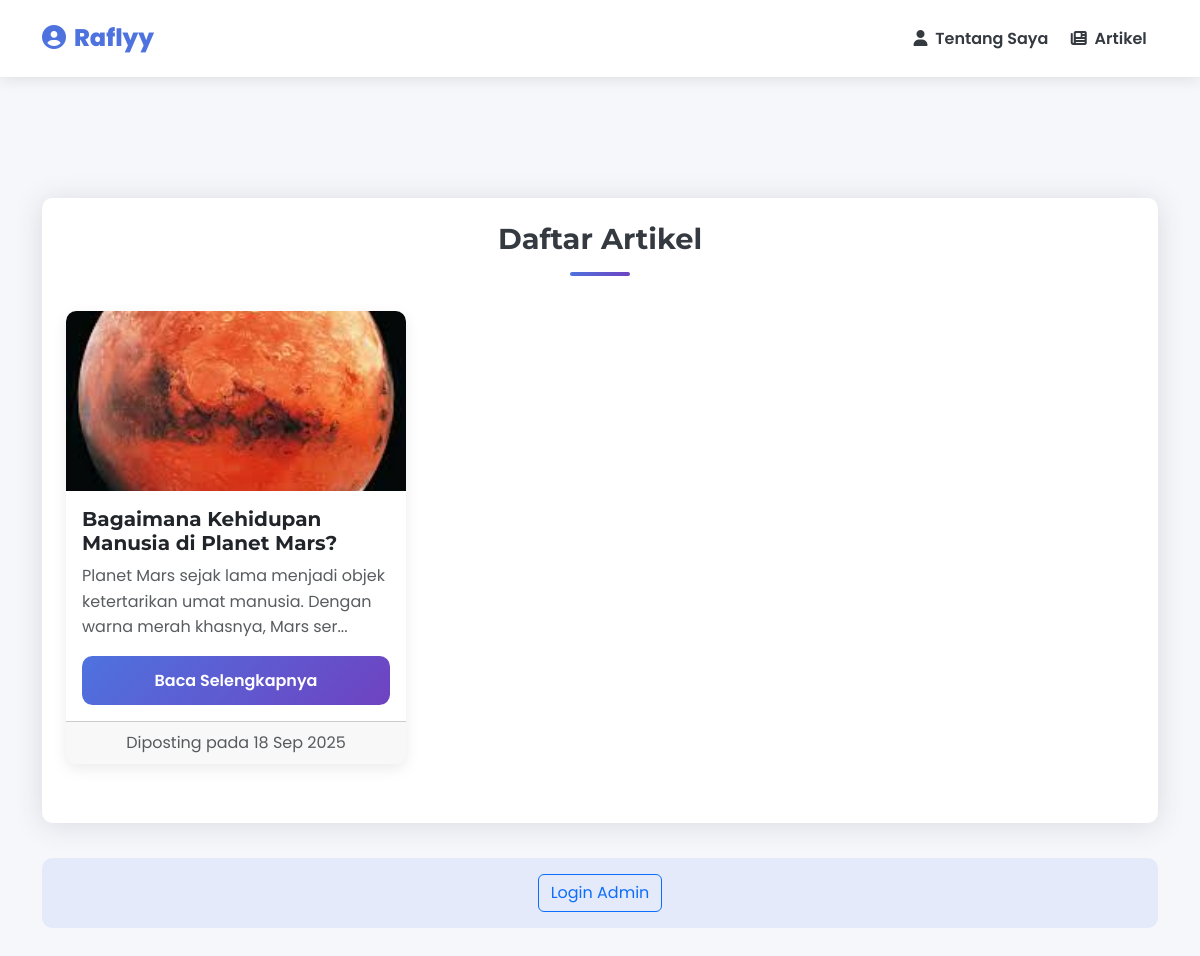
Screenshot of /artikel.php with the database file from the repository.
### tables this page shows
CREATE TABLE `articles` (
  `id` int(6) UNSIGNED NOT NULL,
  `title` varchar(255) NOT NULL,
  `content` text NOT NULL,
  `image` varchar(255) DEFAULT NULL,
  `created_at` timestamp NOT NULL DEFAULT current_timestamp() ON UPDATE current_timestamp()
);

### artikel.php (the view, shortened to what this page needs)
<?php
include 'config.php';
?>
<!DOCTYPE html>
<html lang="id">
<head>
    <link href="https://cdn.jsdelivr.net/npm/bootstrap@5.3.0/dist/css/bootstrap.min.css" rel="stylesheet">
    <link rel="stylesheet" href="https://cdnjs.cloudflare.com/ajax/libs/font-awesome/6.4.0/css/all.min.css">
    <link rel="stylesheet" href="style.css">
</head>
<body>
    <?php include 'navbar_public.php'; ?>
    <div class="container mt-5 pt-5">
        <div class="cv-container p-4">
            <h1 class="section-title center">Daftar Artikel</h1>
            <div class="row">
                <?php
                $sql = "SELECT id, title, content, image, created_at FROM articles ORDER BY created_at DESC";
                $result = $conn->query($sql);
                if ($result->num_rows > 0) {
                    while($row = $result->fetch_assoc()) {
                        $short_content = substr(strip_tags($row['content']), 0, 100) . '...';
                        echo '<div class="col-md-6 col-lg-4 mb-4">';
                        echo '<div class="article-card card h-100">';
                        if (!empty($row['image'])) {
                            echo '<img src="admin/' . htmlspecialchars($row['image']) . '" class="card-img-top" alt="Gambar Artikel">';
                        }
                        echo '<div class="card-body d-flex flex-column">';
                        echo '<h5 class="card-title">' . htmlspecialchars($row['title']) . '</h5>';
                        echo '<p class="card-text text-muted flex-grow-1">' . htmlspecialchars($short_content) . '</p>';
                        echo '<a href="baca_artikel.php?id=' . $row['id'] . '" class="btn btn-primary mt-auto">Baca Selengkapnya</a>';
                        echo '</div>';
                        echo '<div class="card-footer text-muted text-center">';
                        echo 'Diposting pada ' . date('d M Y', strtotime($row['created_at']));
                        echo '</div>';
                        echo '</div>';
                        echo '</div>';
                    }
                } else {
                    echo '<div class="col-12"><p class="text-center">Belum ada artikel yang dipublikasikan.</p></div>';
                }
                ?>
            </div>
        </div>
    </div>
    <div class="container mt-4 mb-4">
        <div class="text-center admin-links-bottom">
            <?php if (isset($_SESSION['loggedin']) && $_SESSION['loggedin'] === true): ?>
                <a href="admin/index.php" class="btn btn-primary me-2">Admin Panel</a>
                <a href="admin/logout.php" class="btn btn-outline-secondary">Logout</a>
            <?php else: ?>
                <a href="admin/login.php" class="btn btn-outline-primary">Login Admin</a>
            <?php endif; ?>
        </div>
    </div>
</body>
</html>

### navbar_public.php (shortened to what this page needs)
<nav class="navbar navbar-expand-lg cv-navbar">
    <div class="container">
        <a class="navbar-brand" href="index.php">
            <i class="fas fa-user-circle me-2"></i>Raflyy
        </a>
        <div class="collapse navbar-collapse" id="navbarNav">
            <ul class="navbar-nav ms-auto">
                <li class="nav-item">
                    <a class="nav-link" href="index.php">
                        <i class="fas fa-user me-1"></i> Tentang Saya
                    </a>
                </li>
                <li class="nav-item">
                    <a class="nav-link" href="artikel.php">
                        <i class="fas fa-newspaper me-1"></i> Artikel
                    </a>
                </li>
            </ul>
        </div>
    </div>
</nav>

### style.css (style rules this page uses)
:root { --primary-color: #4e73df; --primary-dark: #3a56c4; --secondary-color: #6f42c1; --accent-color: #36b9cc; --dark-color: #343a40; --light-color: #f8f9fa; --gray-light: #eaecf4; --text-color: #434a54; --text-light: #858796; --success-color: #1cc88a; --warning-color: #f6c23e; --gradient-primary: linear-gradient(135deg, var(--primary-color), var(--secondary-color)); --gradient-accent: linear-gradient(135deg, var(--accent-color), var(--primary-color)); --shadow: 0 0.15rem 1.75rem 0 rgba(58, 59, 69, 0.15); --shadow-hover: 0 0.5rem 2rem 0 rgba(58, 59, 69, 0.2); --border-radius: 0.65rem; --transition: all 0.3s ease; }
* { margin: 0; padding: 0; box-sizing: border-box; }
body { font-family: 'Poppins', sans-serif; color: var(--text-color); background-color: #f5f7fb; line-height: 1.6; padding-top: 70px; overflow-x: hidden; }
h1, h2, h3, h4, h5, h6 { font-family: 'Montserrat', sans-serif; font-weight: 700; color: var(--dark-color); }
.cv-container { background: white; box-shadow: var(--shadow); border-radius: var(--border-radius); overflow: hidden; margin: 2rem auto; max-width: 1200px; transition: var(--transition); }
.section-title { position: relative; padding-bottom: 1.2rem; margin-bottom: 2.2rem; font-weight: 700; font-size: 1.8rem; color: var(--dark-color); }
.section-title::after { content: ''; position: absolute; bottom: 0; left: 0; width: 60px; height: 4px; background: var(--gradient-primary); border-radius: 10px; }
.section-title.center { text-align: center; }
.section-title.center::after { left: 50%; transform: translateX(-50%); }
.project-card, .article-card { transition: var(--transition); height: 100%; border: none; border-radius: var(--border-radius); overflow: hidden; box-shadow: 0 5px 15px rgba(0, 0, 0, 0.08); }
.card-img-top { height: 180px; object-fit: cover; transition: var(--transition); }
.btn-primary { background: var(--gradient-primary); border: none; padding: 0.8rem 1.8rem; border-radius: var(--border-radius); font-weight: 600; transition: var(--transition); }
.cv-navbar { background: white; box-shadow: 0 2px 15px rgba(0, 0, 0, 0.1); position: fixed; top: 0; width: 100%; z-index: 1000; padding: 0.8rem 0; }
.nav-link { color: var(--dark-color); font-weight: 600; padding: 0.8rem 1.2rem; transition: var(--transition); border-radius: var(--border-radius); margin: 0 0.2rem; position: relative; }
.nav-link::before { content: ''; position: absolute; bottom: 0; left: 50%; width: 0; height: 3px; background: var(--gradient-primary); border-radius: 10px; transition: var(--transition); transform: translateX(-50%); }
.navbar-brand { font-weight: 800; color: var(--primary-color); font-size: 1.5rem; }
.mb-4 { margin-bottom: 2.2rem !important; }
.mt-4 { margin-top: 2.2rem !important; }
.admin-links-bottom { background: rgba(78, 115, 223, 0.1); padding: 1rem; border-radius: var(--border-radius); margin-top: 1rem; }

### rows the page displays
articles: image (picture), title "Bagaimana Kehidupan Manusia di Planet Mars?", content "Planet Mars sejak lama menjadi objek ketertarikan umat manusia. Dengan warna merah khasnya, Mars ser...", created_at "18 Sep 2025"
